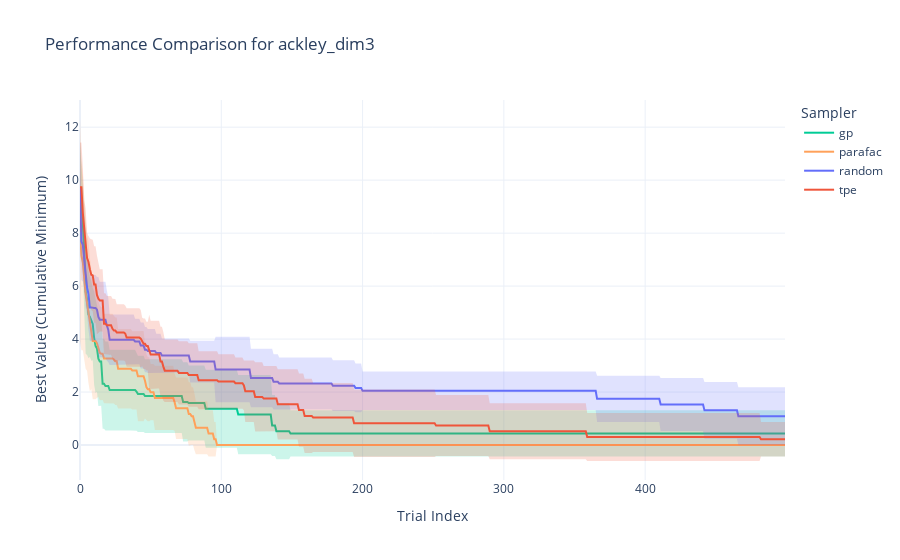
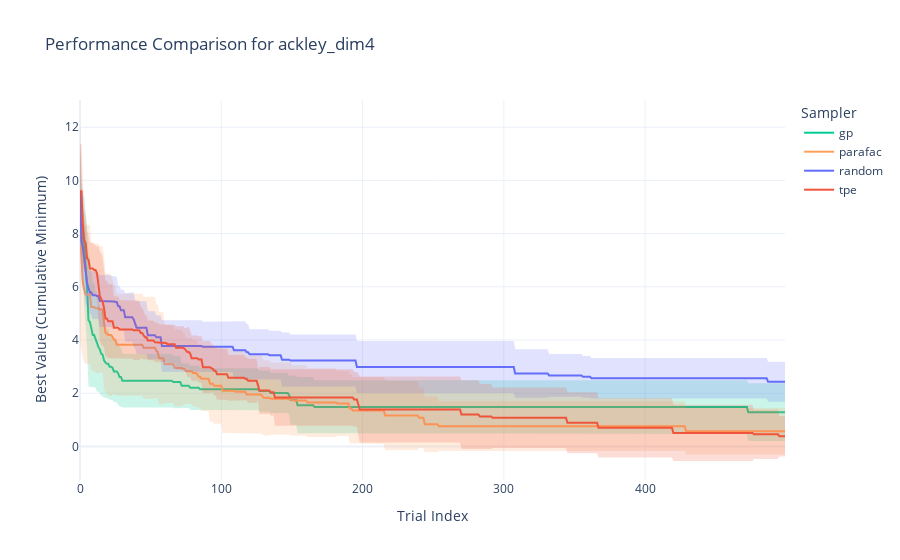
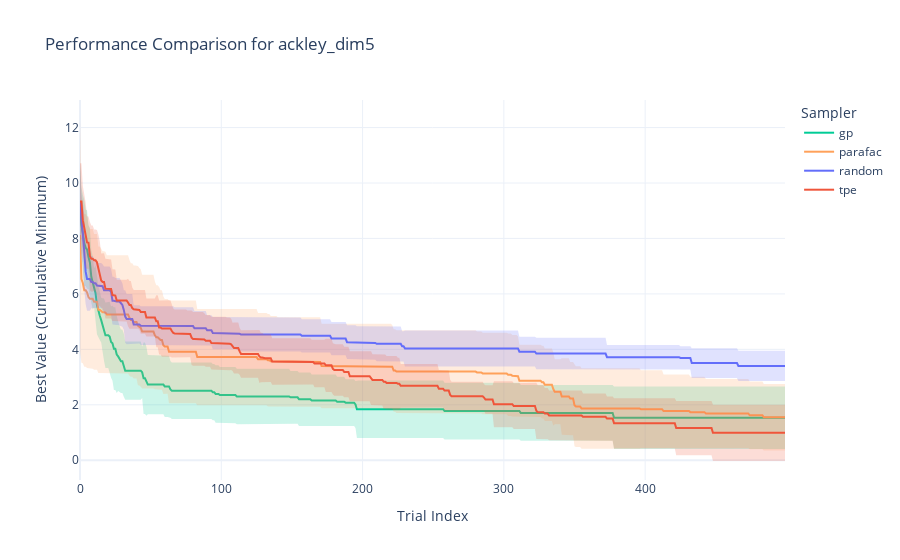
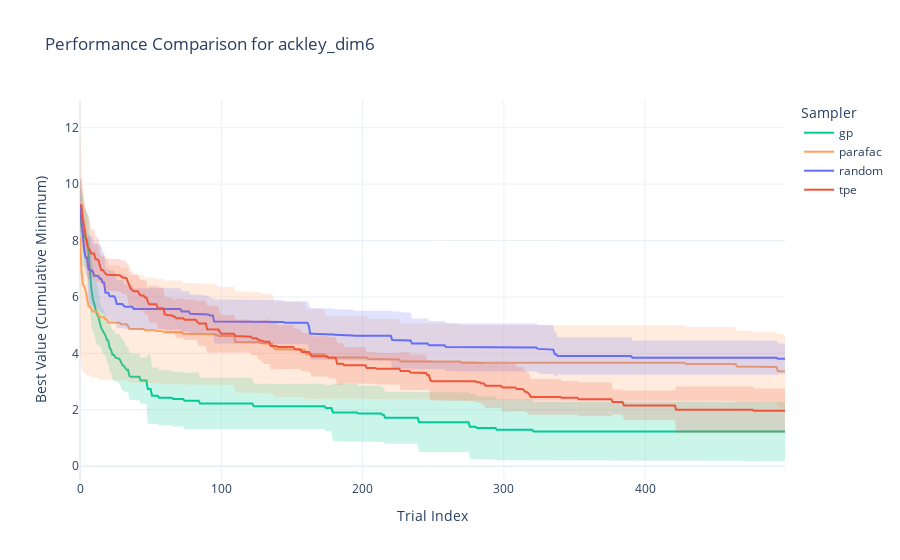

Notebook cell for these charts, in order:
### Code cell
import plotly.colors as pc
import plotly.graph_objects as go
from collections import defaultdict
import numpy as np




max_plot_length = 500


# Function to convert hex to rgba
def hex_to_rgba(hex_color, alpha=0.2):
    hex_color = hex_color.lstrip('#')
    rgb = tuple(int(hex_color[i:i+2], 16) for i in (0, 2, 4))
    return f'rgba({rgb[0]}, {rgb[1]}, {rgb[2]}, {alpha})'

# Updating sampler colors to HEX for compatibility
sampler_colors = {
    'random': pc.qualitative.Plotly[0],
    'tpe': pc.qualitative.Plotly[1],
    'gp': pc.qualitative.Plotly[2],
    'hgp': pc.qualitative.Plotly[3],
    'parafac': pc.qualitative.Plotly[4],
}

for objective_function, samplers in grouped_results.items():
    fig = go.Figure()

    if 'ackley_dim2' == objective_function or 'sphere_dim2' == objective_function:
        continue        

    if "parafac" not in [sampler_key.split("_")[2] for sampler_key in samplers]:
        continue

    for sampler_key in samplers:
        # サンプラーを抽出
        sampler_name = sampler_key.split("_")[2]  # "random", "tpe", etc.

        if sampler_name == "hgp":
            continue

        # 各サンプラーの結果をプロット
        histories = results[sampler_key]
        max_length = max(len(h) for h in histories)
        padded_histories = [np.pad(h, (0, max_length - len(h)), 'edge') for h in histories]
        mean_history = np.mean(padded_histories, axis=0)
        std_history = np.std(padded_histories, axis=0)

        # プロットする範囲を制限
        truncated_mean_history = mean_history[:max_plot_length]
        truncated_std_history = std_history[:max_plot_length]

        # 1シグマの上下限を計算
        lower_bound = truncated_mean_history - truncated_std_history
        upper_bound = truncated_mean_history + truncated_std_history

        # 平均履歴をプロット
        fig.add_trace(go.Scatter(
            x=list(range(len(truncated_mean_history))),
            y=truncated_mean_history,
            mode='lines',
            name=sampler_name,
            line=dict(color=sampler_colors[sampler_name])
        ))

                # 1シグマの塗りつぶしを追加
        fig.add_trace(go.Scatter(
            x=list(range(len(truncated_mean_history))) + list(range(len(truncated_mean_history))[::-1]),
            y=list(upper_bound) + list(lower_bound[::-1]),
            fill='toself',
            fillcolor=hex_to_rgba(sampler_colors[sampler_name], alpha=0.2),
            line=dict(color='rgba(255,255,255,0)'),  # No border line
            hoverinfo="skip",  # Skip hover info for the fill
            showlegend=False  # Don't show in the legend
        ))


    # グラフの設定
    fig.update_layout(
        title=f"Performance Comparison for {objective_function}",
        xaxis_title="Trial Index",
        yaxis_title="Best Value (Cumulative Minimum)",
        legend_title="Sampler",
        template="plotly_white"
    )
    fig.show()

    
    import os
    file_name = os.path.join(results_dir, f"{objective_function}_history.png")
    fig.write_image(file_name)

### Figure 1 — Plotly figure (JSON) as saved in the notebook; plotly's stock layout.template omitted (floating-point values rounded to 4 significant figures; data arrays with more than 128 entries replaced by an {"elided": "..."} marker saying what was removed)
{"data": [{"line": {"color": "#00CC96"}, "mode": "lines", "name": "gp", "type": "scatter", "x": {"elided": "500 int values"}, "y": {"elided": "500 float values"}}, {"fill": "toself", "fillcolor": "rgba(0, 204, 150, 0.2)", "hoverinfo": "skip", "line": {"color": "rgba(255,255,255,0)"}, "showlegend": false, "type": "scatter", "x": {"elided": "1000 int values"}, "y": {"elided": "1000 float values"}}, {"line": {"color": "#FFA15A"}, "mode": "lines", "name": "parafac", "type": "scatter", "x": {"elided": "500 int values"}, "y": {"elided": "500 float values"}}, {"fill": "toself", "fillcolor": "rgba(255, 161, 90, 0.2)", "hoverinfo": "skip", "line": {"color": "rgba(255,255,255,0)"}, "showlegend": false, "type": "scatter", "x": {"elided": "1000 int values"}, "y": {"elided": "1000 float values"}}, {"line": {"color": "#636EFA"}, "mode": "lines", "name": "random", "type": "scatter", "x": {"elided": "500 int values"}, "y": {"elided": "500 float values"}}, {"fill": "toself", "fillcolor": "rgba(99, 110, 250, 0.2)", "hoverinfo": "skip", "line": {"color": "rgba(255,255,255,0)"}, "showlegend": false, "type": "scatter", "x": {"elided": "1000 int values"}, "y": {"elided": "1000 float values"}}, {"line": {"color": "#EF553B"}, "mode": "lines", "name": "tpe", "type": "scatter", "x": {"elided": "500 int values"}, "y": {"elided": "500 float values"}}, {"fill": "toself", "fillcolor": "rgba(239, 85, 59, 0.2)", "hoverinfo": "skip", "line": {"color": "rgba(255,255,255,0)"}, "showlegend": false, "type": "scatter", "x": {"elided": "1000 int values"}, "y": {"elided": "1000 float values"}}], "layout": {"legend": {"title": {"text": "Sampler"}}, "title": {"text": "Performance Comparison for ackley_dim3"}, "xaxis": {"title": {"text": "Trial Index"}}, "yaxis": {"title": {"text": "Best Value (Cumulative Minimum)"}}}}

### Figure 2 — Plotly figure (JSON) as saved in the notebook; plotly's stock layout.template omitted (floating-point values rounded to 4 significant figures; data arrays with more than 128 entries replaced by an {"elided": "..."} marker saying what was removed)
{"data": [{"line": {"color": "#00CC96"}, "mode": "lines", "name": "gp", "type": "scatter", "x": {"elided": "500 int values"}, "y": {"elided": "500 float values"}}, {"fill": "toself", "fillcolor": "rgba(0, 204, 150, 0.2)", "hoverinfo": "skip", "line": {"color": "rgba(255,255,255,0)"}, "showlegend": false, "type": "scatter", "x": {"elided": "1000 int values"}, "y": {"elided": "1000 float values"}}, {"line": {"color": "#FFA15A"}, "mode": "lines", "name": "parafac", "type": "scatter", "x": {"elided": "500 int values"}, "y": {"elided": "500 float values"}}, {"fill": "toself", "fillcolor": "rgba(255, 161, 90, 0.2)", "hoverinfo": "skip", "line": {"color": "rgba(255,255,255,0)"}, "showlegend": false, "type": "scatter", "x": {"elided": "1000 int values"}, "y": {"elided": "1000 float values"}}, {"line": {"color": "#636EFA"}, "mode": "lines", "name": "random", "type": "scatter", "x": {"elided": "500 int values"}, "y": {"elided": "500 float values"}}, {"fill": "toself", "fillcolor": "rgba(99, 110, 250, 0.2)", "hoverinfo": "skip", "line": {"color": "rgba(255,255,255,0)"}, "showlegend": false, "type": "scatter", "x": {"elided": "1000 int values"}, "y": {"elided": "1000 float values"}}, {"line": {"color": "#EF553B"}, "mode": "lines", "name": "tpe", "type": "scatter", "x": {"elided": "500 int values"}, "y": {"elided": "500 float values"}}, {"fill": "toself", "fillcolor": "rgba(239, 85, 59, 0.2)", "hoverinfo": "skip", "line": {"color": "rgba(255,255,255,0)"}, "showlegend": false, "type": "scatter", "x": {"elided": "1000 int values"}, "y": {"elided": "1000 float values"}}], "layout": {"legend": {"title": {"text": "Sampler"}}, "title": {"text": "Performance Comparison for ackley_dim4"}, "xaxis": {"title": {"text": "Trial Index"}}, "yaxis": {"title": {"text": "Best Value (Cumulative Minimum)"}}}}

### Figure 3 — Plotly figure (JSON) as saved in the notebook; plotly's stock layout.template omitted (floating-point values rounded to 4 significant figures; data arrays with more than 128 entries replaced by an {"elided": "..."} marker saying what was removed)
{"data": [{"line": {"color": "#00CC96"}, "mode": "lines", "name": "gp", "type": "scatter", "x": {"elided": "500 int values"}, "y": {"elided": "500 float values"}}, {"fill": "toself", "fillcolor": "rgba(0, 204, 150, 0.2)", "hoverinfo": "skip", "line": {"color": "rgba(255,255,255,0)"}, "showlegend": false, "type": "scatter", "x": {"elided": "1000 int values"}, "y": {"elided": "1000 float values"}}, {"line": {"color": "#FFA15A"}, "mode": "lines", "name": "parafac", "type": "scatter", "x": {"elided": "500 int values"}, "y": {"elided": "500 float values"}}, {"fill": "toself", "fillcolor": "rgba(255, 161, 90, 0.2)", "hoverinfo": "skip", "line": {"color": "rgba(255,255,255,0)"}, "showlegend": false, "type": "scatter", "x": {"elided": "1000 int values"}, "y": {"elided": "1000 float values"}}, {"line": {"color": "#636EFA"}, "mode": "lines", "name": "random", "type": "scatter", "x": {"elided": "500 int values"}, "y": {"elided": "500 float values"}}, {"fill": "toself", "fillcolor": "rgba(99, 110, 250, 0.2)", "hoverinfo": "skip", "line": {"color": "rgba(255,255,255,0)"}, "showlegend": false, "type": "scatter", "x": {"elided": "1000 int values"}, "y": {"elided": "1000 float values"}}, {"line": {"color": "#EF553B"}, "mode": "lines", "name": "tpe", "type": "scatter", "x": {"elided": "500 int values"}, "y": {"elided": "500 float values"}}, {"fill": "toself", "fillcolor": "rgba(239, 85, 59, 0.2)", "hoverinfo": "skip", "line": {"color": "rgba(255,255,255,0)"}, "showlegend": false, "type": "scatter", "x": {"elided": "1000 int values"}, "y": {"elided": "1000 float values"}}], "layout": {"legend": {"title": {"text": "Sampler"}}, "title": {"text": "Performance Comparison for ackley_dim5"}, "xaxis": {"title": {"text": "Trial Index"}}, "yaxis": {"title": {"text": "Best Value (Cumulative Minimum)"}}}}

### Figure 4 — Plotly figure (JSON) as saved in the notebook; plotly's stock layout.template omitted (floating-point values rounded to 4 significant figures; data arrays with more than 128 entries replaced by an {"elided": "..."} marker saying what was removed)
{"data": [{"line": {"color": "#00CC96"}, "mode": "lines", "name": "gp", "type": "scatter", "x": {"elided": "500 int values"}, "y": {"elided": "500 float values"}}, {"fill": "toself", "fillcolor": "rgba(0, 204, 150, 0.2)", "hoverinfo": "skip", "line": {"color": "rgba(255,255,255,0)"}, "showlegend": false, "type": "scatter", "x": {"elided": "1000 int values"}, "y": {"elided": "1000 float values"}}, {"line": {"color": "#FFA15A"}, "mode": "lines", "name": "parafac", "type": "scatter", "x": {"elided": "500 int values"}, "y": {"elided": "500 float values"}}, {"fill": "toself", "fillcolor": "rgba(255, 161, 90, 0.2)", "hoverinfo": "skip", "line": {"color": "rgba(255,255,255,0)"}, "showlegend": false, "type": "scatter", "x": {"elided": "1000 int values"}, "y": {"elided": "1000 float values"}}, {"line": {"color": "#636EFA"}, "mode": "lines", "name": "random", "type": "scatter", "x": {"elided": "500 int values"}, "y": {"elided": "500 float values"}}, {"fill": "toself", "fillcolor": "rgba(99, 110, 250, 0.2)", "hoverinfo": "skip", "line": {"color": "rgba(255,255,255,0)"}, "showlegend": false, "type": "scatter", "x": {"elided": "1000 int values"}, "y": {"elided": "1000 float values"}}, {"line": {"color": "#EF553B"}, "mode": "lines", "name": "tpe", "type": "scatter", "x": {"elided": "500 int values"}, "y": {"elided": "500 float values"}}, {"fill": "toself", "fillcolor": "rgba(239, 85, 59, 0.2)", "hoverinfo": "skip", "line": {"color": "rgba(255,255,255,0)"}, "showlegend": false, "type": "scatter", "x": {"elided": "1000 int values"}, "y": {"elided": "1000 float values"}}], "layout": {"legend": {"title": {"text": "Sampler"}}, "title": {"text": "Performance Comparison for ackley_dim6"}, "xaxis": {"title": {"text": "Trial Index"}}, "yaxis": {"title": {"text": "Best Value (Cumulative Minimum)"}}}}
